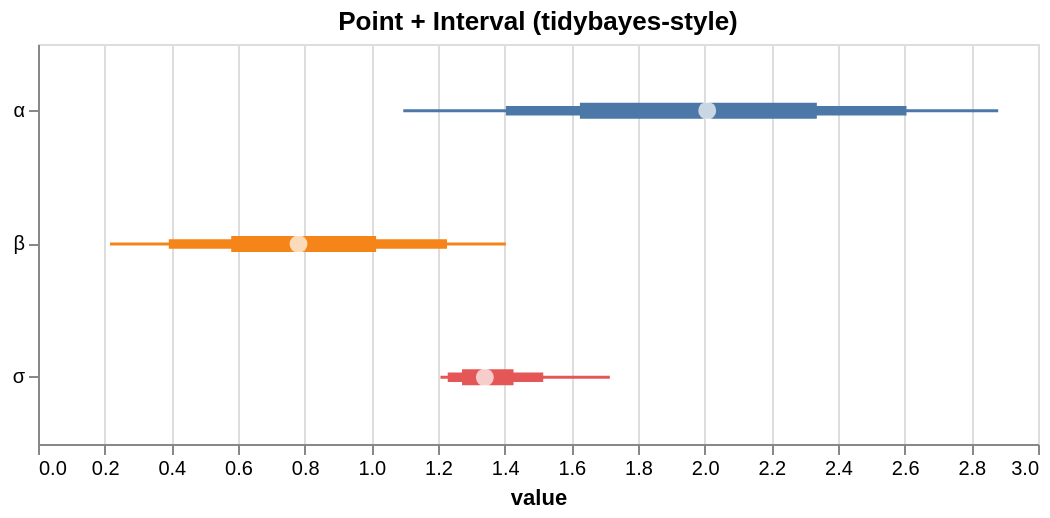

Express this chart as Vega-Lite.
### Vega-Lite specification from a JSON file in a GitHub repository (floating-point values rounded to 4 significant figures)
{"$schema": "https://vega.github.io/schema/vega-lite/v5.json", "height": 200, "layer": [{"encoding": {"x2": {"field": "hi_0_95_"}, "x": {"field": "lo_0_95_", "title": "value", "type": "quantitative"}, "color": {"field": "parameter", "type": "nominal", "legend": null}, "y": {"axis": {"title": null}, "field": "parameter", "type": "nominal"}}, "mark": {"strokeWidth": 1.5, "type": "rule"}}, {"encoding": {"x2": {"field": "hi_0_8_"}, "x": {"field": "lo_0_8_", "title": "value", "type": "quantitative"}, "color": {"field": "parameter", "type": "nominal", "legend": null}, "y": {"axis": {"title": null}, "field": "parameter", "type": "nominal"}}, "mark": {"strokeWidth": 4.75, "type": "rule"}}, {"encoding": {"x2": {"field": "hi_0_5_"}, "x": {"field": "lo_0_5_", "title": "value", "type": "quantitative"}, "color": {"field": "parameter", "type": "nominal", "legend": null}, "y": {"axis": {"title": null}, "field": "parameter", "type": "nominal"}}, "mark": {"strokeWidth": 8.0, "type": "rule"}}, {"encoding": {"x": {"field": "__point__", "type": "quantitative"}, "y": {"field": "parameter", "type": "nominal"}}, "mark": {"filled": true, "color": "white", "size": 80, "type": "point"}}], "data": {"values": [{"parameter": "α", "lo_0_95_": 1.096, "lo_0_8_": 1.404, "hi_0_8_": 2.606, "hi_0_5_": 2.336, "__point__": 2.008, "hi_0_95_": 2.881, "lo_0_5_": 1.626}, {"parameter": "β", "lo_0_95_": 0.2159, "lo_0_8_": 0.3924, "hi_0_8_": 1.227, "hi_0_5_": 1.014, "__point__": 0.7815, "hi_0_95_": 1.404, "lo_0_5_": 0.5796}, {"parameter": "σ", "lo_0_95_": 1.207, "lo_0_8_": 1.229, "hi_0_8_": 1.516, "hi_0_5_": 1.427, "__point__": 1.341, "hi_0_95_": 1.716, "lo_0_5_": 1.272}]}, "title": "Point + Interval (tidybayes-style)", "width": 500}
